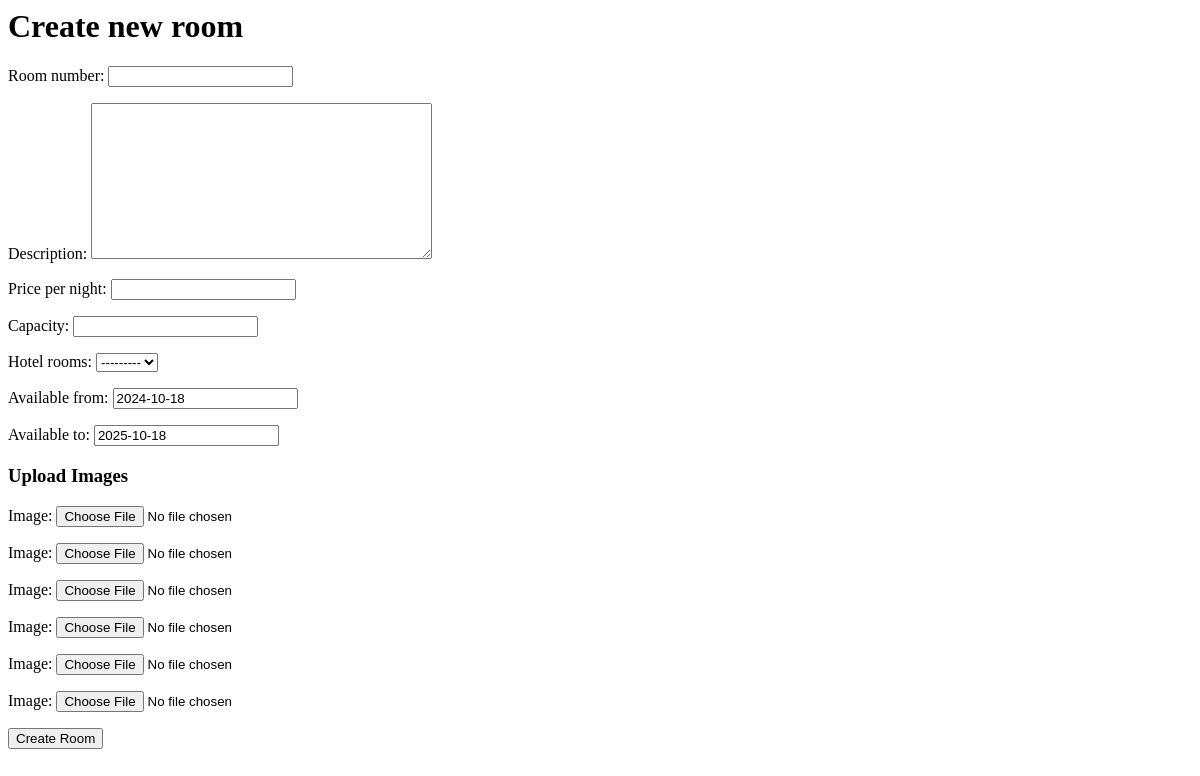
Before: /listings/create_room/ with the older database file.
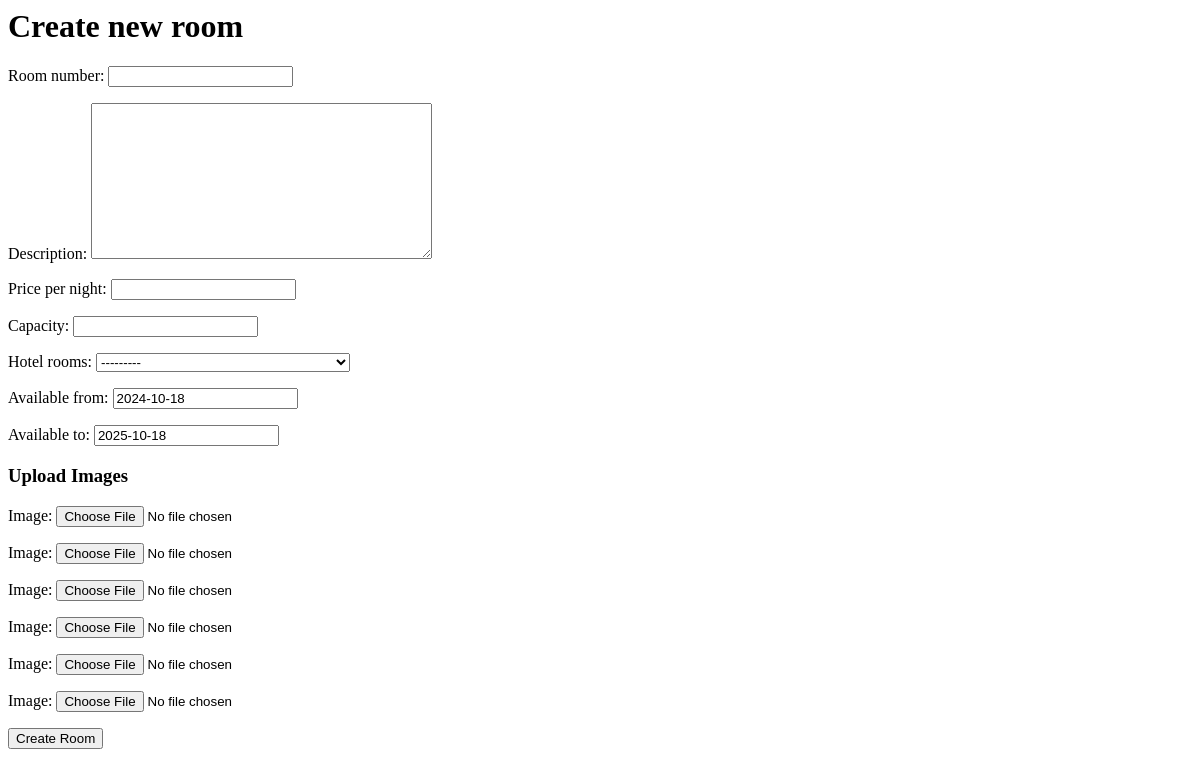
After: the same page with the newer database file.
### listings/models.py (models this page shows)
class Listing(models.Model):
    PROPERTY_TYPES = [
        ('Hotel', 'Hotel'),
        ('Apartment', 'Apartment'),
        ('House', 'House')]
    title = models.CharField(max_length=255)
    description = models.TextField()
    property_type = models.CharField(max_length=10, choices=PROPERTY_TYPES, default='Hotel')
    address = models.CharField(max_length=255)
    city = models.CharField(max_length=255)
    country = models.CharField(max_length=255)
    created_at = models.DateTimeField(auto_now_add=True)
    price_per_night = models.FloatField()
    available_from = models.DateField(default=datetime.date.today)
    available_to = models.DateField(default=datetime.date.today() + datetime.timedelta(days=365))
    host = models.ForeignKey(User, on_delete=models.CASCADE, name='users_listings')
    def __str__(self) -> str:
        return f"{self.title} - {self.price_per_night} - {self.property_type}"

### listings/views.py (the view)
# urls.py: path('create_room/', create_room, name='create_room'),
def create_room(request):
    if request.method == 'POST':
        form = RoomCreationForm(request.POST, request.FILES)
        imageset = RoomImageFormSet(request.POST, request.FILES, queryset=RoomImage.objects.none())
        if form.is_valid() and imageset.is_valid():
            room = form.save(commit=False)
            room.save()
            for image in imageset.cleaned_data:
                if image:
                    picture = image['image']
                    RoomImage.objects.create(room=room, image=picture)
            messages.success(request, 'Listing created Succesfully')
            return redirect('success_creation')
        else:
            messages.error(request, 'Room isn\'t created!!!')
    else:
        form = RoomCreationForm()
        imageset = RoomImageFormSet()
    return render(request, 'room/create.html', {'form': form,
                                                   'formset': imageset})

### listings/forms.py
class RoomCreationForm(forms.ModelForm):
    class Meta:
        model = Room
        exclude = ['created_at', ]

### listings/templates/room/create.html (shortened to what this page needs)
<h1> Create new room </h1>
<form method="POST" enctype="multipart/form-data">
    {{form.as_p}}
    <h3>Upload Images</h3>
    {% for image in formset %}
        {{ image.as_p }}
    {% endfor %}
    <button type="submit" value="Create"> Create Room</button>
</form>

Changed rows visible on the page:
added Listing: available_from "2024-10-18", available_to "2025-10-18"
Other visible differences:
form field available_from: "2024-10-18" → (not shown)
form field available_to: "2025-10-18" → (not shown)
